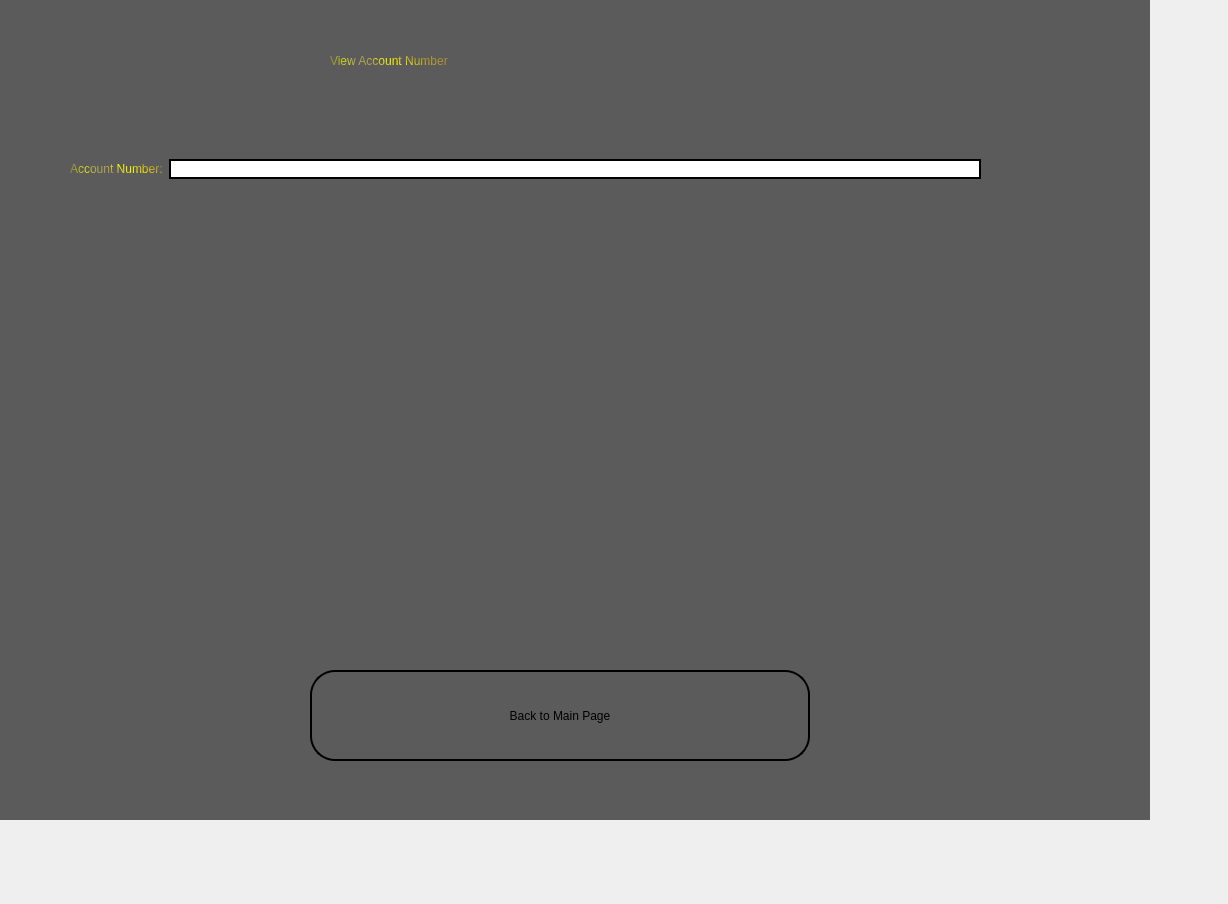
<?xml version="1.0" encoding="UTF-8"?>
<ui version="4.0">
 <class>User_Account_Number</class>
 <widget class="QWidget" name="User_Account_Number">
  <property name="geometry">
   <rect>
    <x>0</x>
    <y>0</y>
    <width>1228</width>
    <height>904</height>
   </rect>
  </property>
  <property name="windowTitle">
   <string>User - View Account Number</string>
  </property>
  <property name="windowIcon">
   <iconset>
    <normaloff>C:/Users/Ahmed Mohammed/Desktop/Pictures/App_Icon.png</normaloff>C:/Users/Ahmed Mohammed/Desktop/Pictures/App_Icon.png</iconset>
  </property>
  <widget class="QLabel" name="Sign_In_Label">
   <property name="geometry">
    <rect>
     <x>0</x>
     <y>0</y>
     <width>1150</width>
     <height>820</height>
    </rect>
   </property>
   <property name="sizePolicy">
    <sizepolicy hsizetype="Fixed" vsizetype="Fixed">
     <horstretch>0</horstretch>
     <verstretch>0</verstretch>
    </sizepolicy>
   </property>
   <property name="styleSheet">
    <string notr="true">background-color: rgb(91, 91, 91);</string>
   </property>
   <property name="text">
    <string/>
   </property>
   <property name="pixmap">
    <pixmap>C:/Users/Ahmed Mohammed/Desktop/Pictures/ezgif-6-82dce513e7.png</pixmap>
   </property>
   <property name="scaledContents">
    <bool>true</bool>
   </property>
  </widget>
  <widget class="QLabel" name="label_3">
   <property name="geometry">
    <rect>
     <x>330</x>
     <y>30</y>
     <width>491</width>
     <height>61</height>
    </rect>
   </property>
   <property name="styleSheet">
    <string notr="true">color: rgb(255, 255, 255);
color: qconicalgradient(cx:0, cy:0, angle:135, stop:0 rgba(255, 255, 0, 69), stop:0.375 rgba(255, 255, 0, 69), stop:0.423533 rgba(251, 255, 0, 145), stop:0.45 rgba(247, 255, 0, 208), stop:0.477581 rgba(255, 244, 71, 130), stop:0.518717 rgba(255, 218, 71, 130), stop:0.55 rgba(255, 255, 0, 255), stop:0.57754 rgba(255, 203, 0, 130), stop:0.625 rgba(255, 255, 0, 69), stop:1 rgba(255, 255, 0, 69));
font: 3000 24pt &quot;Segoe Script&quot;;
</string>
   </property>
   <property name="text">
    <string>View Account Number</string>
   </property>
  </widget>
  <widget class="QPushButton" name="Back_PB">
   <property name="geometry">
    <rect>
     <x>310</x>
     <y>670</y>
     <width>500</width>
     <height>91</height>
    </rect>
   </property>
   <property name="styleSheet">
    <string notr="true">border-color: qlineargradient(spread:pad, x1:0, y1:0, x2:1, y2:0, stop:0 rgba(0, 0, 0, 255), stop:1 rgba(255, 255, 255, 255));
font: 700 20pt &quot;Segoe Script&quot;;
color: qconicalgradient(cx:0.058, cy:0.636, angle:0, stop:0 rgba(91, 80, 0, 255), stop:0.16 rgba(136, 106, 22, 255), stop:0.168269 rgba(235, 219, 102, 255), stop:0.225 rgba(128, 105, 15, 255), stop:0.285 rgba(204, 181, 74, 255), stop:0.415 rgba(245, 236, 112, 255), stop:0.52 rgba(209, 190, 76, 255), stop:0.57 rgba(187, 156, 51, 255), stop:0.695 rgba(202, 174, 68, 255), stop:0.75 rgba(218, 202, 86, 255), stop:0.815 rgba(208, 187, 73, 255), stop:0.88 rgba(187, 156, 51, 255), stop:0.935 rgba(137, 108, 26, 255), stop:0.990385 rgba(119, 98, 14, 255), stop:1 rgba(35, 40, 3, 255));

color: qconicalgradient(cx:0.909, cy:1, angle:0, stop:0 rgba(217, 193, 0, 255), stop:0.16 rgba(136, 106, 22, 255), stop:0.168269 rgba(235, 219, 102, 255), stop:0.225 rgba(128, 105, 15, 255), stop:0.285 rgba(204, 181, 74, 255), stop:0.415 rgba(245, 236, 112, 255), stop:0.52 rgba(209, 190, 76, 255), stop:0.57 rgba(187, 156, 51, 255), stop:0.695 rgba(202, 174, 68, 255), stop:0.75 rgba(218, 202, 86, 255), stop:0.815 rgba(208, 187, 73, 255), stop:0.88 rgba(187, 156, 51, 255), stop:0.935 rgba(137, 108, 26, 255), stop:0.990385 rgba(119, 98, 14, 255), stop:1 rgba(35, 40, 3, 255));

border-radius: 25px; /* This should be half of the width/height */
border: 2px solid black; /* Optional: adds a visible border around the button */</string>
   </property>
   <property name="text">
    <string>Back to Main Page</string>
   </property>
  </widget>
  <widget class="QWidget" name="layoutWidget">
   <property name="geometry">
    <rect>
     <x>70</x>
     <y>139</y>
     <width>911</width>
     <height>60</height>
    </rect>
   </property>
   <layout class="QHBoxLayout" name="horizontalLayout">
    <item>
     <widget class="QLabel" name="label">
      <property name="styleSheet">
       <string notr="true">color: qconicalgradient(cx:0, cy:0, angle:135, stop:0 rgba(255, 255, 0, 69), stop:0.375 rgba(255, 255, 0, 69), stop:0.423533 rgba(251, 255, 0, 145), stop:0.45 rgba(247, 255, 0, 208), stop:0.477581 rgba(255, 244, 71, 130), stop:0.518717 rgba(255, 218, 71, 130), stop:0.55 rgba(255, 255, 0, 255), stop:0.57754 rgba(255, 203, 0, 130), stop:0.625 rgba(255, 255, 0, 69), stop:1 rgba(255, 255, 0, 69));
font: 3000 20pt &quot;Segoe Script&quot;;</string>
      </property>
      <property name="text">
       <string>Account Number:</string>
      </property>
     </widget>
    </item>
    <item>
     <widget class="QLineEdit" name="Account_Number_LE">
      <property name="styleSheet">
       <string notr="true">border-color: qlineargradient(spread:pad, x1:0, y1:0, x2:1, y2:0, stop:0 rgba(0, 0, 0, 255), stop:1 rgba(255, 255, 255, 255));
font: 700 20pt &quot;Segoe Script&quot;;
color: qconicalgradient(cx:0.058, cy:0.636, angle:0, stop:0 rgba(91, 80, 0, 255), stop:0.16 rgba(136, 106, 22, 255), stop:0.168269 rgba(235, 219, 102, 255), stop:0.225 rgba(128, 105, 15, 255), stop:0.285 rgba(204, 181, 74, 255), stop:0.415 rgba(245, 236, 112, 255), stop:0.52 rgba(209, 190, 76, 255), stop:0.57 rgba(187, 156, 51, 255), stop:0.695 rgba(202, 174, 68, 255), stop:0.75 rgba(218, 202, 86, 255), stop:0.815 rgba(208, 187, 73, 255), stop:0.88 rgba(187, 156, 51, 255), stop:0.935 rgba(137, 108, 26, 255), stop:0.990385 rgba(119, 98, 14, 255), stop:1 rgba(35, 40, 3, 255));


border-radius: 20px; /* This should be half of the width/height */
border: 2px solid black; /* Optional: adds a visible border around the button */</string>
      </property>
     </widget>
    </item>
   </layout>
  </widget>
 </widget>
 <resources/>
 <connections/>
</ui>
